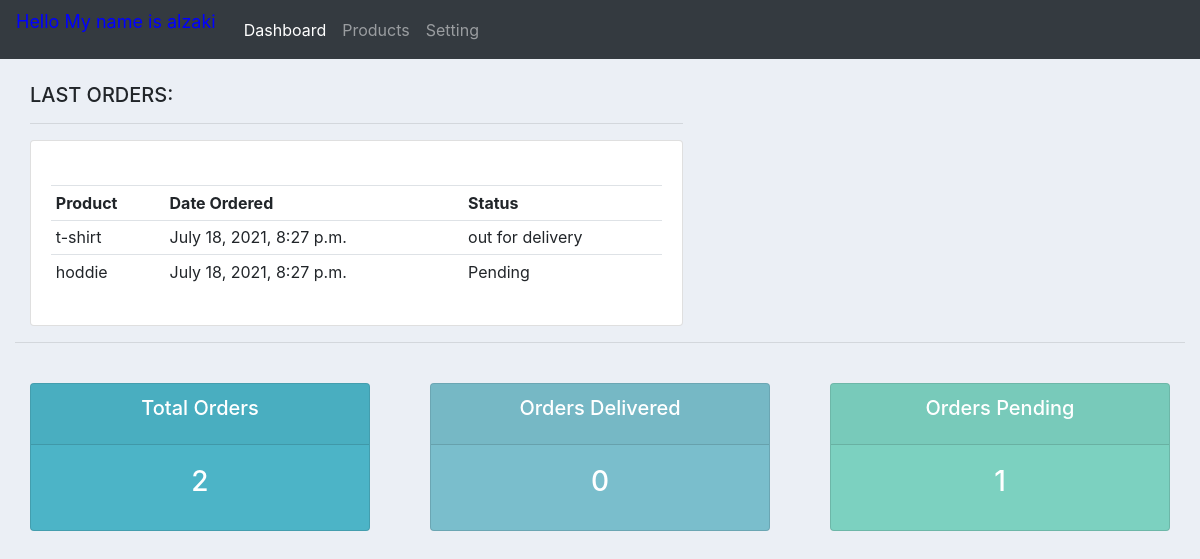
Screenshot of /User/ (signed in) with the database file from the repository.
### customer/models.py (models this page shows, shortened)
class Order(models.Model):
    STATUS  = (('Pending','Pending'), ('out for delivery', 'out for delivery'), ('delivered', 'delivered'))
    customer = models.ForeignKey(Customer , null=True, on_delete=SET_NULL)
    product = models.ForeignKey(Product, null=True, on_delete=SET_NULL)
    Date_created = models.DateTimeField(auto_now_add=True, null=True)
    status = models.CharField(max_length=200, null=True, choices=STATUS)

class Product(models.Model):
    CATEGORY = (('indoor','Indoor'), ('out door', 'out door'))
    name = models.CharField(max_length=200, null=True)
    price = models.FloatField(null=True)
    category = models.CharField(max_length=200, null=True, choices=CATEGORY)
    description = models.CharField(max_length=200, null=True)
    Date_created = models.DateTimeField(auto_now_add=True, null=True)
    tags = models.ManyToManyField(Tag)
    def __str__(self):
        return self.name

### customer/decorators.py (the view)
        def wrapper_func(request, *args, **Kwargs):
            group = None
            if request.user.groups.exists():
                group = request.user.groups.all()[0].name
            if group in allowed_roles:
                return view_func(request, *args, **Kwargs)
            else:
                return redirect('User')

### customer/views.py (called while the page is built)
@login_required(login_url='login')
@permission(allowed_roles=['customer'])
def Userpage(request):
    orders = request.user.customer.order_set.all()
    total_orders = orders.count()
    delivered = orders.filter(status='delivered').count()
    pending = orders.filter(status='Pending').count()
    context = {'orders':orders,'total_orders':total_orders,
    'delivered':delivered,'pending':pending}
    return render(request, "User.html", context)

### customer/templates/User.html
{% extends 'main.html' %}
{% block content %}
<br>
<div class="col-md-7">
    <h5>LAST ORDERS:</h5>
    <hr>
    <div class="card card-body">
        <br>
        <table class="table table-sm">
            <tr>
                <th>Product</th>
                <th>Date Ordered</th>
                <th>Status</th>
            </tr>
            {% for o in orders %}
            <tr>
               <td>{{o.product}}</td>
               <td>{{o.Date_created}}</td>
               <td>{{o.status}}</td>
            </tr>
            {% endfor %}
        </table>
    </div>
</div>
<hr>
{% include 'status.html' %}
{% endblock %}

### customer/templates/main.html (style rules this page uses)
body { background-color: #ebeff5; }

### rows the page displays
Order: product "t-shirt", Date_created "July 18, 2021, 8:27 p.m.", status "out for delivery"
Order: product "hoddie", Date_created "July 18, 2021, 8:27 p.m.", status "Pending"

### other values shown
{{ total_orders }} "2"
{{ delivered }} "0"
{{ pending }} "1"
